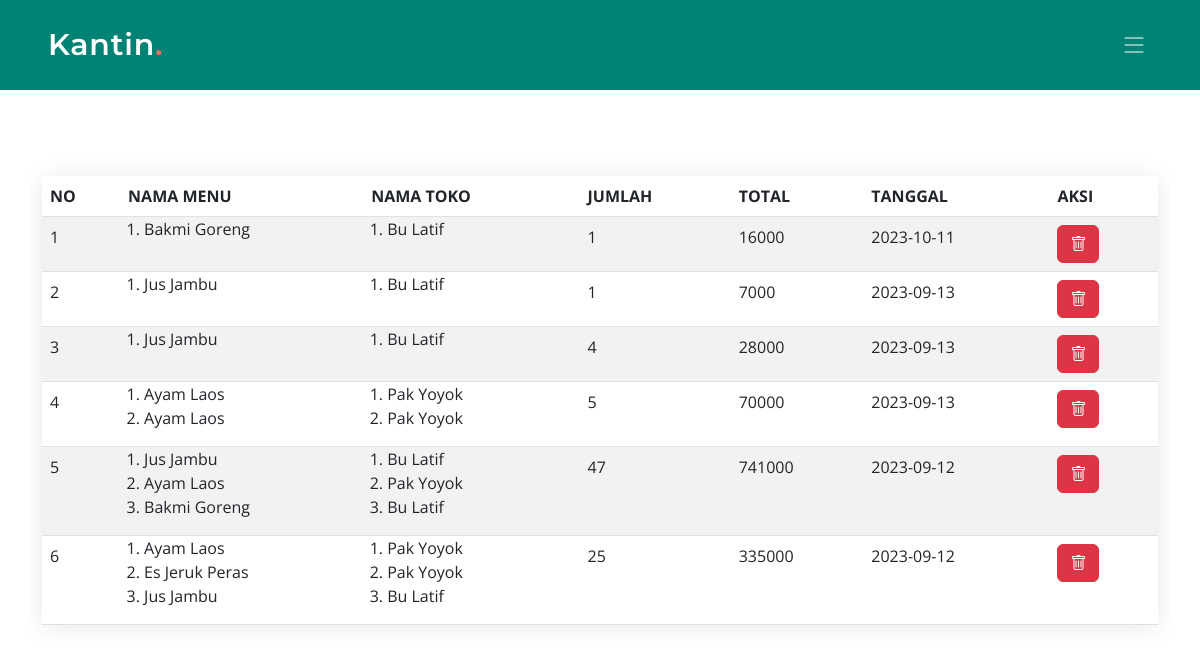
The page /transaksi.php (signed in) on the database its author committed.
### tables this page shows
CREATE TABLE `pembayaran` (
  `id_pembayaran` int(10) NOT NULL,
  `id_siswa` int(10) NOT NULL,
  `tanggal_pembayaran` date NOT NULL
);

CREATE TABLE `detail_pembayaran` (
  `id_detail_pembayaran` int(10) NOT NULL,
  `id_pembayaran` int(11) NOT NULL,
  `id_menu` int(10) NOT NULL,
  `id_warung` int(11) NOT NULL,
  `qty` int(11) NOT NULL,
  `total` int(100) NOT NULL
);

CREATE TABLE `menu` (
  `id_menu` int(10) NOT NULL,
  `nama_menu` varchar(100) NOT NULL,
  `deskripsi_menu` varchar(100) NOT NULL,
  `gambar` varchar(225) NOT NULL,
  `jenis` enum('makanan','minuman') NOT NULL,
  `id_warung` int(10) NOT NULL,
  `harga` int(255) NOT NULL
);

CREATE TABLE `warung` (
  `id_warung` int(10) NOT NULL,
  `nama_warung` varchar(255) DEFAULT NULL,
  `deskripsi` varchar(255) DEFAULT NULL
);

### transaksi.php (the view, shortened to what this page needs)
<!DOCTYPE html>
<html>
<head>
    <?php
    include "navbar.php";
    ?>
    <section class="container mt-top">
        <table class="table table-hover table-striped">
            <thead>
                <tr>
                    <th>NO</th>
                    <th>NAMA MENU</th>
                    <th>NAMA TOKO</th>
                    <th>JUMLAH</th>
                    <th>TOTAL</th>
                    <th>TANGGAL</th>
                    <th>AKSI</th>
                </tr>
            </thead>
            <tbody>
                <?php
                include "server.php";
                $qry_histori = mysqli_query($conn, "SELECT * FROM pembayaran WHERE id_siswa='" . $_SESSION['id_siswa'] . "' ORDER BY id_pembayaran DESC");
                $no = 0;
                while ($dt_histori = mysqli_fetch_array($qry_histori)) {
                    $no++;
                    $menu_dipilih = "<ol>";
                    $qry_menu = mysqli_query($conn, "SELECT * FROM detail_pembayaran JOIN menu ON menu.id_menu = detail_pembayaran.id_menu WHERE id_pembayaran = '" . $dt_histori['id_pembayaran'] . "'");
                    while ($dt_menu = mysqli_fetch_array($qry_menu)) {
                        $menu_dipilih .= "<li>" . $dt_menu['nama_menu'] . "</li>";
                    }
                    $menu_dipilih .= "</ol>";
                    $warung_dipilih = "<ol>";
                    $qry_warung = mysqli_query($conn, "SELECT * FROM detail_pembayaran JOIN warung ON warung.id_warung = detail_pembayaran.id_warung WHERE id_pembayaran = '" . $dt_histori['id_pembayaran'] . "'");
                    while ($dt_warung = mysqli_fetch_array($qry_warung)) {
                        $warung_dipilih .= "<li>" . $dt_warung['nama_warung'] . "</li>";
                    }
                    $warung_dipilih .= "</ol>";
                    $qry_detail = mysqli_query($conn, "SELECT SUM(qty) as total_qty, SUM(total) AS total_harga FROM detail_pembayaran WHERE id_pembayaran = '" . $dt_histori['id_pembayaran'] . "'");
                    $dt_detail = mysqli_fetch_array($qry_detail);
                    ?>
                    <tr>
                        <td>
                            <?= $no ?>
                        </td>
                        <td style="padding: 0">
                            <?= $menu_dipilih ?>
                        </td>
                        <td style="padding: 0">
                            <?= $warung_dipilih ?>
                        </td>
                        <td>
                            <?= $dt_detail['total_qty'] ?>
                        </td>
                        <td>
                            <?= $dt_detail['total_harga'] ?>
                        </td>
                        <td>
                            <?= $dt_histori['tanggal_pembayaran'] ?>
                        </td>
                        <td>
                            <a href="hapus_transaksi.php?id_pembayaran=<?= $dt_histori['id_pembayaran'] ?>"
                                onclick="return confirm('Apakah anda yakin menghapus data ini?')" class="btn btn-danger"><i
                                    class="bi bi-trash"></i></a>
                        </td>
                    </tr>
                    <?php
                }
                ?>
            </tbody>
        </table>
    </section>
    </body>
</html>

### assets/css/main.css (style rules this page uses)
:root { --font-default: "Open Sans", system-ui, -apple-system, "Segoe UI", Roboto, "Helvetica Neue", Arial, "Noto Sans", "Liberation Sans", sans-serif, "Apple Color Emoji", "Segoe UI Emoji", "Segoe UI Symbol", "Noto Color Emoji"; --font-primary: "Montserrat", sans-serif; --font-secondary: "Poppins", sans-serif; }
:root { --color-default: #222222; --color-primary: #008374; --color-secondary: #f85a40; }
html { scroll-behavior: smooth; user-select: none; }
body { font-family: var(--font-default); color: var(--color-default); min-height: 100vh; }
a { color: var(--color-primary); text-decoration: none; }
section { padding: 30px 0; overflow: hidden; }
section { scroll-margin-top: 70px; }

### transaksi.php (style rules this page uses)
ol { padding: 0 0 0 24px; }
table { border-radius: 10px; box-shadow: 0px 2px 25px rgba(0, 0, 0, 0.1); }
.mt-top { margin-top: 3.5rem; }

### rows shown on the page
pembayaran: total_qty "1", total_harga "16000", tanggal_pembayaran "2023-10-11"
detail_pembayaran: id_menu.nama_menu "Bakmi Goreng", id_warung.nama_warung "Bu Latif"
pembayaran: total_qty "1", total_harga "7000", tanggal_pembayaran "2023-09-13"
detail_pembayaran: id_menu.nama_menu "Jus Jambu", id_warung.nama_warung "Bu Latif"
pembayaran: total_qty "4", total_harga "28000", tanggal_pembayaran "2023-09-13"
detail_pembayaran: id_menu.nama_menu "Jus Jambu", id_warung.nama_warung "Bu Latif"
pembayaran: total_qty "5", total_harga "70000", tanggal_pembayaran "2023-09-13"
detail_pembayaran: id_menu.nama_menu "Ayam Laos", id_warung.nama_warung "Pak Yoyok"
detail_pembayaran: id_menu.nama_menu "Ayam Laos", id_warung.nama_warung "Pak Yoyok"
pembayaran: total_qty "47", total_harga "741000", tanggal_pembayaran "2023-09-12"
detail_pembayaran: id_menu.nama_menu "Jus Jambu", id_warung.nama_warung "Bu Latif"
detail_pembayaran: id_menu.nama_menu "Ayam Laos", id_warung.nama_warung "Pak Yoyok"
detail_pembayaran: id_menu.nama_menu "Bakmi Goreng", id_warung.nama_warung "Bu Latif"
pembayaran: total_qty "25", total_harga "335000", tanggal_pembayaran "2023-09-12"
detail_pembayaran: id_menu.nama_menu "Ayam Laos", id_warung.nama_warung "Pak Yoyok"
detail_pembayaran: id_menu.nama_menu "Es Jeruk Peras", id_warung.nama_warung "Pak Yoyok"
detail_pembayaran: id_menu.nama_menu "Jus Jambu", id_warung.nama_warung "Bu Latif"
